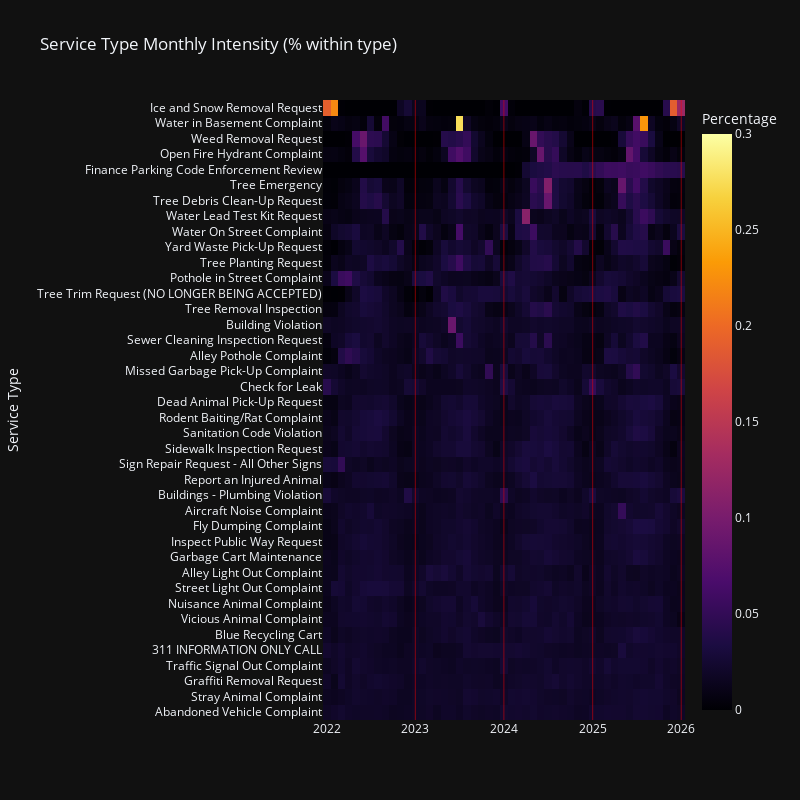

The notebook cell saved with this chart:
### Code cell
fig = go.Figure(
    data=go.Heatmap(
        z=pivot_pct.values,
        x=pivot_pct.columns,
        y=pivot_pct.index,
        colorscale="Inferno",
        colorbar=dict(title="Percentage"),
        zmin=0,
        zmax=0.3   # ↓ diminua para aumentar contraste
    )
)

for i in range(12, len(pivot_pct.columns), 12):
    fig.add_vline(
        x=pivot_pct.columns[i],
        line_width=.5,
        line_color="red"
    )

fig.update_layout(
    title="Service Type Monthly Intensity (% within type)",
    yaxis_title="Service Type",
    height=800,
    width=800,
    template="plotly_dark"
)

fig.update_yaxes(autorange="reversed")

fig.show()

# Manly 3 naturaly observable behaviors:

# 1) "Non sazonal" related nature:
# ==========================
#   -> Likely accounts for most of the requests ("311 INFORMATION ONLY CALL" 
#      accounts for almost 40% of the SR_TYPES)
#   -> Also likely hidding further sazonal behavior, due to the general nature
#      implied in the type name
#   -> Finance Park: Code implemented in March 2024 describing illegal parking 

# 2) "Winter" related nature:
# ==========================
#   -> Types that happened during winter:
#       - "Ice and Snow"  
#       - "Check for Leak" and "Plumbing Violation"
#   -> Types that happened right after winter:
#       - "Water on the street"
#       - "Pothole in street" and "Pothole in alley" -> Maybe related to the thermal expansion of melting ice?

# 3) "Summer" related nature:
# ==========================
#   -> Types that happened during summer:
#       - "Weed" related
#       - "Tree" related
#       - "Rodent" and "Animal" related
#       - "Open Fire Hydrant" -> News from aug/2023 read :"Hundrends of Chicagoans opened fire hydrants for relief 
#                                from heat" and the volume have been increasing since 2022 in every july
#       - "Water on basement"
#       - "Sanitation" and "Garbage" related
#       - "Sidewalk"

### Figure 1 — Plotly figure (JSON) as saved in the notebook; plotly's stock layout.template omitted (floating-point values rounded to 4 significant figures; data arrays with more than 128 entries replaced by an {"elided": "..."} marker saying what was removed)
{"data": [{"colorbar": {"title": {"text": "Percentage"}}, "colorscale": [[0, "#000004"], [0.1111, "#1b0c41"], [0.2222, "#4a0c6b"], [0.3333, "#781c6d"], [0.4444, "#a52c60"], [0.5556, "#cf4446"], [0.6667, "#ed6925"], [0.7778, "#fb9b06"], [0.8889, "#f7d13d"], [1, "#fcffa4"]], "type": "heatmap", "x": ["2022-01-01T00:00:00.000000000", "2022-02-01T00:00:00.000000000", "2022-03-01T00:00:00.000000000", "2022-04-01T00:00:00.000000000", "2022-05-01T00:00:00.000000000", "2022-06-01T00:00:00.000000000", "2022-07-01T00:00:00.000000000", "2022-08-01T00:00:00.000000000", "2022-09-01T00:00:00.000000000", "2022-10-01T00:00:00.000000000", "2022-11-01T00:00:00.000000000", "2022-12-01T00:00:00.000000000", "2023-01-01T00:00:00.000000000", "2023-02-01T00:00:00.000000000", "2023-03-01T00:00:00.000000000", "2023-04-01T00:00:00.000000000", "2023-05-01T00:00:00.000000000", "2023-06-01T00:00:00.000000000", "2023-07-01T00:00:00.000000000", "2023-08-01T00:00:00.000000000", "2023-09-01T00:00:00.000000000", "2023-10-01T00:00:00.000000000", "2023-11-01T00:00:00.000000000", "2023-12-01T00:00:00.000000000", "2024-01-01T00:00:00.000000000", "2024-02-01T00:00:00.000000000", "2024-03-01T00:00:00.000000000", "2024-04-01T00:00:00.000000000", "2024-05-01T00:00:00.000000000", "2024-06-01T00:00:00.000000000", "2024-07-01T00:00:00.000000000", "2024-08-01T00:00:00.000000000", "2024-09-01T00:00:00.000000000", "2024-10-01T00:00:00.000000000", "2024-11-01T00:00:00.000000000", "2024-12-01T00:00:00.000000000", "2025-01-01T00:00:00.000000000", "2025-02-01T00:00:00.000000000", "2025-03-01T00:00:00.000000000", "2025-04-01T00:00:00.000000000", "2025-05-01T00:00:00.000000000", "2025-06-01T00:00:00.000000000", "2025-07-01T00:00:00.000000000", "2025-08-01T00:00:00.000000000", "2025-09-01T00:00:00.000000000", "2025-10-01T00:00:00.000000000", "2025-11-01T00:00:00.000000000", "2025-12-01T00:00:00.000000000", "2026-01-01T00:00:00.000000000"], "y": ["Ice and Snow Removal Request", "Water in Basement Complaint", "Weed Removal Request", "Open Fire Hydrant Complaint", "Finance Parking Code Enforcement Review", "Tree Emergency", "Tree Debris Clean-Up Request", "Water Lead Test Kit Request", "Water On Street Complaint", "Yard Waste Pick-Up Request", "Tree Planting Request", "Pothole in Street Complaint", "Tree Trim Request (NO LONGER BEING ACCEPTED)", "Tree Removal Inspection", "Building Violation", "Sewer Cleaning Inspection Request", "Alley Pothole Complaint", "Missed Garbage Pick-Up Complaint", "Check for Leak", "Dead Animal Pick-Up Request", "Rodent Baiting/Rat Complaint", "Sanitation Code Violation", "Sidewalk Inspection Request", "Sign Repair Request - All Other Signs", "Report an Injured Animal", "Buildings - Plumbing Violation", "Aircraft Noise Complaint", "Fly Dumping Complaint", "Inspect Public Way Request", "Garbage Cart Maintenance", "Alley Light Out Complaint", "Street Light Out Complaint", "Nuisance Animal Complaint", "Vicious Animal Complaint", "Blue Recycling Cart", "311 INFORMATION ONLY CALL", "Traffic Signal Out Complaint", "Graffiti Removal Request", "Stray Animal Complaint", "Abandoned Vehicle Complaint"], "z": {"elided": "40x49 float values"}, "zmax": 0.3, "zmin": 0}], "layout": {"height": 800, "shapes": [{"line": {"color": "red", "width": 0.5}, "type": "line", "x0": "2023-01-01T00:00:00", "x1": "2023-01-01T00:00:00", "xref": "x", "y0": 0, "y1": 1, "yref": "y domain"}, {"line": {"color": "red", "width": 0.5}, "type": "line", "x0": "2024-01-01T00:00:00", "x1": "2024-01-01T00:00:00", "xref": "x", "y0": 0, "y1": 1, "yref": "y domain"}, {"line": {"color": "red", "width": 0.5}, "type": "line", "x0": "2025-01-01T00:00:00", "x1": "2025-01-01T00:00:00", "xref": "x", "y0": 0, "y1": 1, "yref": "y domain"}, {"line": {"color": "red", "width": 0.5}, "type": "line", "x0": "2026-01-01T00:00:00", "x1": "2026-01-01T00:00:00", "xref": "x", "y0": 0, "y1": 1, "yref": "y domain"}], "title": {"text": "Service Type Monthly Intensity (% within type)"}, "width": 800, "yaxis": {"autorange": "reversed", "title": {"text": "Service Type"}}}}
